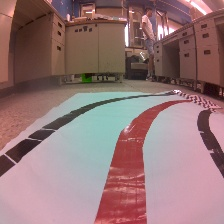
#> input picture avoid_collision/dataset/free/05240320-b521-11ea-8abc-72b5f773b75d.jpg, 224 x 224 px; its folder holds only this picture in this run
$ python -i line_PID_Controller.py   (imports and definitions only)
#> lines starting #> are read from the running program, lines starting #| are printed output that depends on the picture; after the words box and inside, x2 and y2 are one past the last pixel; in counts of white or black regions, pixels touching at a corner belong together
#> further down, picture is the input picture: shape (224, 224, 3); mean B, G, R 118.9, 118.1, 149.5
from jetbotSim import Robot, Camera
import numpy as np
import cv2
import matplotlib.pyplot as plt
import time


frames = 0

def find_red(img):
    hsv_img = cv2.cvtColor(img, cv2.COLOR_BGR2HSV)
#> hsv_img: shape (224, 224, 3); mean H, S, V 91.6, 76.1, 152.8
    red1_lower=np.array([0,120,46])
    red1_uper=np.array([5,255,255])
    red2_lower=np.array([156,120,46])
    red2_uper=np.array([180,255,255])
    red_picture1=cv2.inRange(hsv_img,red1_lower,red1_uper)
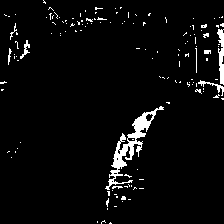
#> red_picture1: shape (224, 224); 4% white; 139 white regions (129 under 20 px), largest, box (x1, y1, x2, y2) and area: (105, 106, 164, 190) 956, (217, 29, 224, 85) 239, (198, 80, 224, 96) 90
    red_picture2=cv2.inRange(hsv_img,red2_lower,red2_uper)
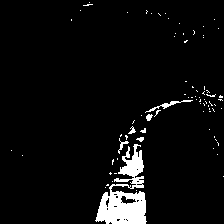
#> red_picture2: shape (224, 224); 5% white; 78 white regions (72 under 20 px), largest, box (x1, y1, x2, y2) and area: (95, 144, 147, 224) 2008, (145, 100, 193, 113) 113, (118, 138, 129, 154) 45, (146, 114, 153, 121) 33, (128, 126, 136, 134) 29, (136, 137, 144, 142) 25
    red_picture=cv2.bitwise_or(red_picture1,red_picture2)
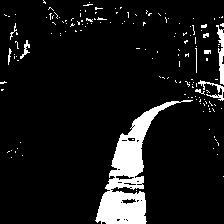
#> red_picture: shape (224, 224); 9% white; 150 white regions (140 under 20 px), largest, box (x1, y1, x2, y2) and area: (95, 100, 193, 224) 3424, (216, 25, 224, 85) 247, (198, 80, 224, 101) 144
    print("Success for produce red_picture")
    cv2.imshow('red_picture',red_picture)
    #plt.imshow(red_picture)
    # plt.show()
    # cv2.waitKey(0)
    print(red_picture)
#> (printed output is left out)
    row_picture,col_picture=np.shape(red_picture)
#> row_picture = 224; col_picture = 224
    intersect_point_ratio=6/9
    return red_picture,row_picture*intersect_point_ratio

# [45 lines left out: functions find_intersect_point, execute, not called in this run]


# [1 line that did not run here, left out]
# [1 line that did not run here, left out]
# [1 line not run here, left out]

>>> import cv2
>>> picture = cv2.imread('../avoid_collision/dataset/free/05240320-b521-11ea-8abc-72b5f773b75d.jpg')
>>> result = find_red(picture)

$ run again, on avoid_collision/dataset/free/06fc6caa-b521-11ea-8abc-72b5f773b75d.jpg
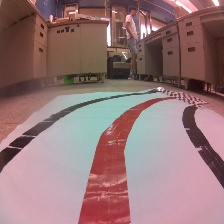
#> input picture avoid_collision/dataset/free/06fc6caa-b521-11ea-8abc-72b5f773b75d.jpg, 224 x 224 px
#> picture is the input picture: shape (224, 224, 3); mean B, G, R 119.4, 118.1, 149.9
#> hsv_img: shape (224, 224, 3); mean H, S, V 91.8, 74.9, 152.7
#> in find_red, `red_picture1=cv2.inRange(hsv_img,red1_lower,red1_uper)`:
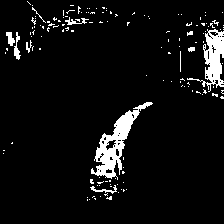
#> red_picture1: shape (224, 224); 6.2% white; 141 white regions (130 under 20 px), largest, box (x1, y1, x2, y2) and area: (91, 102, 153, 180) 1307, (187, 29, 224, 92) 880, (14, 32, 21, 60) 91
#> red_picture2: shape (224, 224); 4.2% white; 93 white regions (82 under 20 px), largest, box (x1, y1, x2, y2) and area: (78, 186, 130, 224) 1379, (116, 182, 127, 192) 80, (94, 185, 115, 191) 71
#> in find_red, `red_picture=cv2.bitwise_or(red_picture1,red_picture2)`:
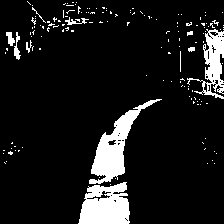
#> red_picture: shape (224, 224); 10.4% white; 149 white regions (138 under 20 px), largest, box (x1, y1, x2, y2) and area: (89, 99, 162, 184) 1748, (78, 182, 130, 224) 1651, (187, 29, 224, 99) 1020
#> (printed output is left out)
